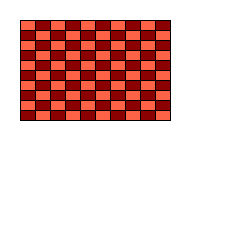
Frame 1 (no input)
Frame 60 (the mouse pressed at the canvas centre just before this capture): identical to frame 1, image omitted
Frame 120 (the mouse held since frame 60 and released just before this capture): identical to frame 1, image omitted

The Processing sketch that drew this single still picture (run headless with seeded random() and noise(); from frame 60 on, the mouse is pressed at the canvas centre):

// Processing sketch: h09_Methodes_en_Functies_9_7
// ── h09_Methodes_en_Functies_9_7.pde
void setup(){
size(250,250);
}

void draw(){
background(255,255,255);

int xWaarde = 20;
int yWaarde = 20;

for(int i = 0; i < 10; i++){
  for(int j = 0; j < 10; j++){
    if((i+j)%2 == 0){
      fill(255,99,71);
    } else {
      fill(139,0,0);
    }
    
    rect(xWaarde, yWaarde, 15,10);
  yWaarde += 10;
}
yWaarde = 20;
xWaarde += 15;
}
}
